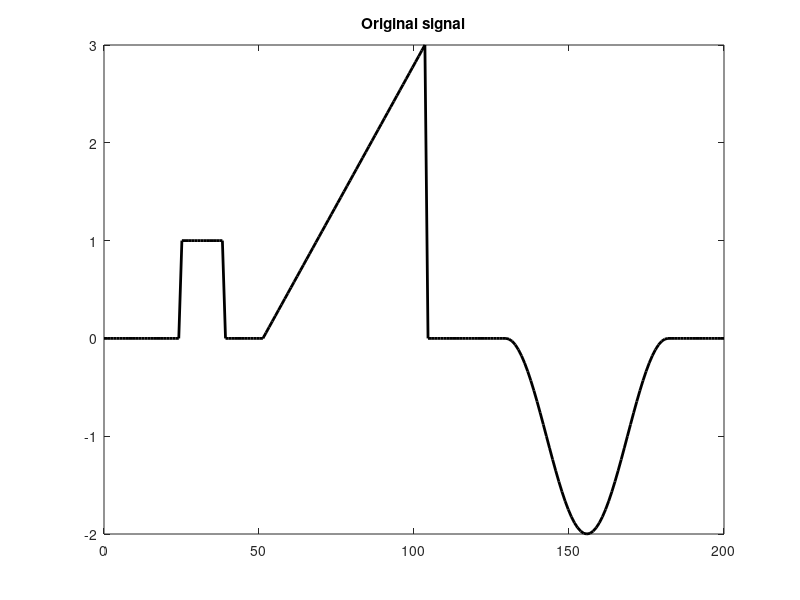
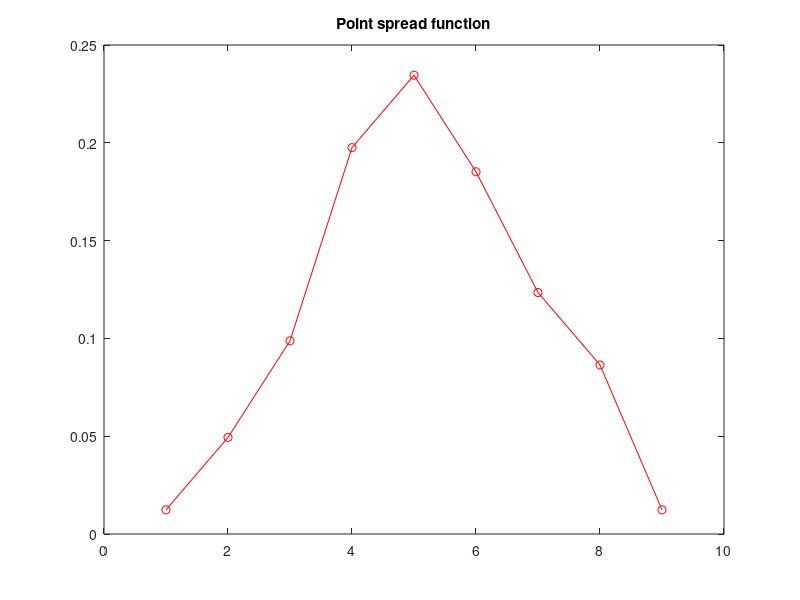
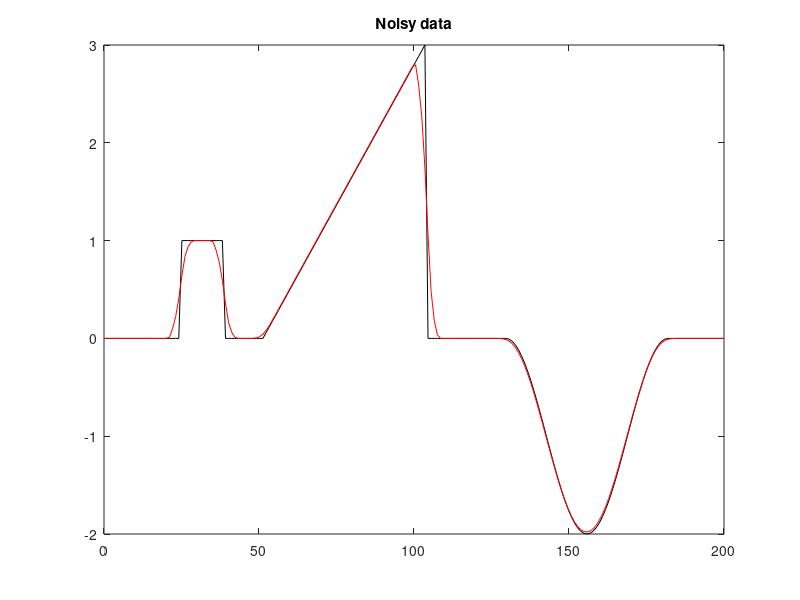
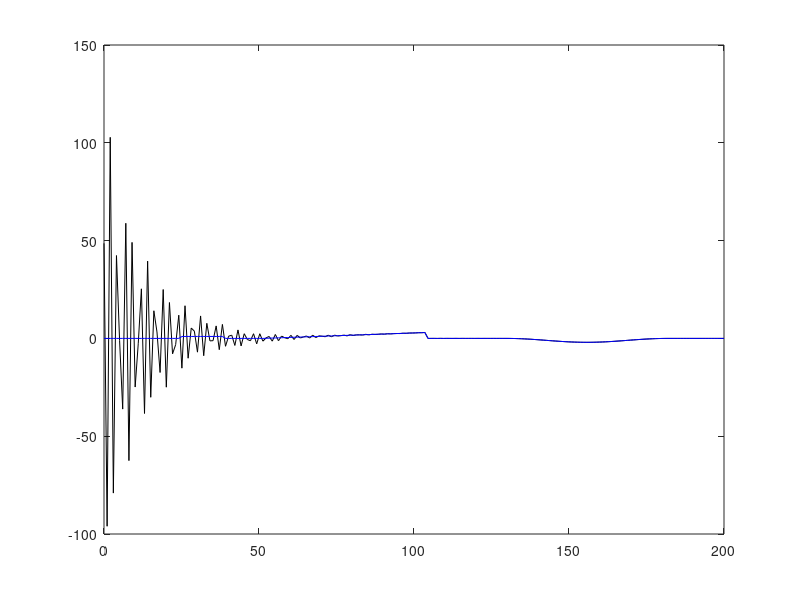

The MATLAB script that drew these images, in order:
close all
clear
clc

% 1 Create the signal
n = 200;
x = linspace(0,n,n).';
f = zeros(n,1);
n0 = round(n/15);
n1 = 2*n0; n2 = 3*n0;
n3 = 4*n0; n4 = 8*n0;
n5 = 10*n0; n6 = 14*n0;
f(n1:n2) = 1;
f(n3:n4) = 3*((n3:n4) - n3)/(n4-n3);
f(n5:n6) = -1-cos((n5:n6)*2*pi/(n6-n5));

figure(1)
plot(x,f,'k','LineWidth',2)
axis([0 n -2 3])
title('Original signal')

%2 Point Spread Function and convolution matrix
PSF = [1 4 8 16 19 15 10 7 1];
PSF = PSF/sum(PSF);
figure(2)
plot(PSF,'ro-')
title('Point spread function')

A = convmtx(PSF,n);
nu = (length(PSF)-1)/2;
A = A(:,(nu+1):(nu+n));

%3 Noisy measurements
delta = 1e-5;
m = A*f;
noise = randn(size(m));
noise = noise/norm(noise);
md = m + delta*noise;

figure(3)
plot(x,f,'k')
hold on
plot(x,md,'r')
title('Noisy data')
 
%4 Pseudoinverse
psA = pinv(A,0);
fd = psA*md;

figure(4)
plot(x,fd,'k')
hold on
plot(x,f,'b')

%5 Tikhonov regularization
alpha = 1e-1;
[U,D,V] = svd(A);
svals = diag(D);
Dp_a = diag(svals./(svals.^2+alpha));
T_a = V*Dp_a*U.';
fd_a = T_a*md;

figure(5)
plot(x,fd_a,'k')
hold on
plot(x,f,'b')

%6 Comparison
error_PS = norm(fd-f)/norm(f);
error_Tik = norm(fd_a-f)/norm(f);
fprintf(' Error with pseudo-inverse: \t %.3f \n Error with Tikhonov regul: \t %.3f \n',error_PS,error_Tik)

figure(6)
subplot(1,2,1)
plot(x,fd_a,'g')
hold on
plot(x,f,'b')
axis([0 n -2 3])
title(['Tikhonov error: ',num2str(error_Tik)])
subplot(1,2,2)
plot(x,fd,'k')
hold on
plot(x,f,'b')
axis([0 n -2 3])
title(['Pseudoinverse error: ',num2str(error_PS)])

% 6 
% Modify the values of alpha and delta and run the code again
